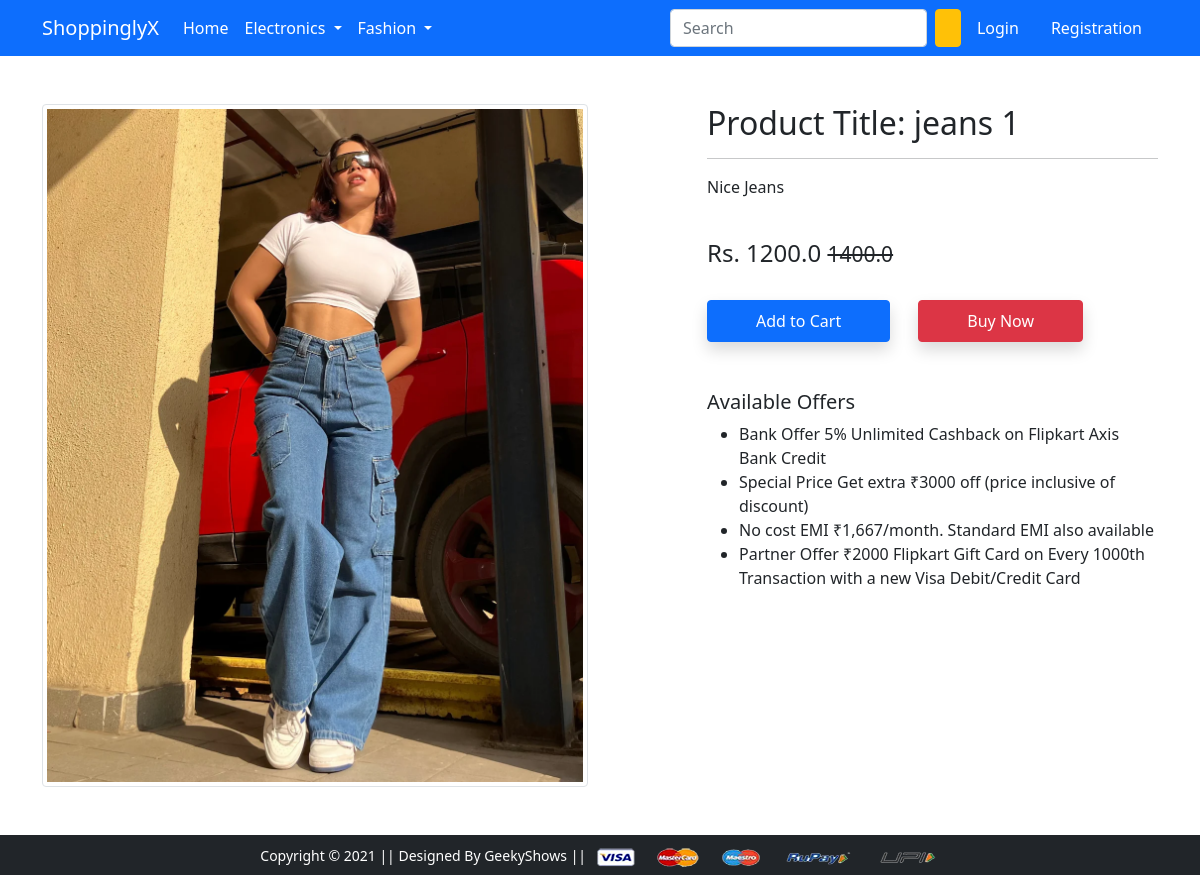
Screenshot of /product-detail/1 with the database file from the repository.
### app/models.py (models this page shows, shortened)
class Product(models.Model):    #This field is for the seller who is adding the products image and details
    title=models.CharField(max_length=100)
    selling_price=models.FloatField()
    discounted_price=models.FloatField()
    description=models.TextField()
    brand=models.CharField(max_length=100)
    category=models.CharField(choices=CATEGORY_CHOICES,max_length=2)
    product_image=models.ImageField(upload_to='productimg')

### app/views.py (the view)
# urls.py: path('product-detail/<int:pk>', views.ProductDetailView.as_view(), name='product-detail'),
class ProductDetailView(View):
 def get(self,request,pk):
  totalitem=0
  product=Product.objects.get(pk=pk)        #For getting pk isko hume krna pdega mention home.html mai
  item_already_in_cart=False
  if request.user.is_authenticated:
    totalitem=len(Cart.objects.filter(user=request.user))
    item_already_in_cart=Cart.objects.filter(Q(product=product.id) & Q(user=request.user)).exists()
  return render(request,'app/productdetail.html',{'product':product,'item_already_in_cart':item_already_in_cart,'totalitem':totalitem})

### app/templates/app/productdetail.html (shortened to what this page needs)
{% extends 'app/base.html' %}
{% load static %}
{% block main-content %}
<div class="container my-5">
 <div class="row">
  <div class="col-sm-6 text-center align-self-center">
   <img src=" {{product.product_image.url}} " alt="" class="img-fluid img-thumbnail">
  </div>
  <div class="col-sm-5 offset-sm-1">
   <h2>Product Title: {{product.title}}</h2>
   <hr>
   <p>{{product.description}}</p><br>
    <h4>Rs. {{product.discounted_price}}
    <small class="fw-light text-decoration-line-through">{{product.selling_price}}</small></h4> <br>
    {% if not request.user.is_authenticated %}
    <form action="/add-to-cart" class="d-inline">
        <button type="submit" class="btn btn-primary shadow px-5 py-2">Add to Cart</button>
    </form>
    {% endif %}
   <a href="{% url 'checkout' %}" class="btn btn-danger shadow px-5 py-2 ms-4">Buy Now</a>
   <h5 class="mt-5">Available Offers</h5>
   <ul>
    <li>Bank Offer 5% Unlimited Cashback on Flipkart Axis Bank Credit</li>
    <li>Special Price Get extra ₹3000 off (price inclusive of discount)</li>
    <li>No cost EMI ₹1,667/month. Standard EMI also available</li>
    <li>Partner Offer ₹2000 Flipkart Gift Card on Every 1000th Transaction with a new Visa Debit/Credit Card</li>
   </ul>
  </div>
 </div>
</div>
{% endblock main-content %}

### rows the page displays
Product: product_image (picture), title "jeans 1", description "Nice Jeans", discounted_price "1200.0", selling_price "1400.0"
